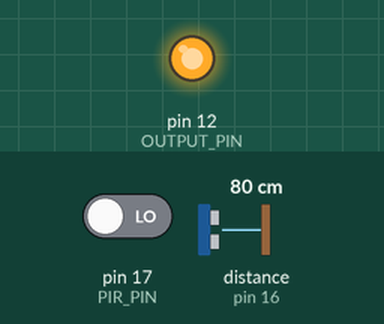
A sketch run on a simulated Arduino Uno, built with avr-gcc and run on an emulated ATmega328P. Parts: output pins drawn as LEDs (lit = HIGH). Wiring (inferred from the names in the program): ultrasonic range finder: trigger pin 4; echo pin 16. The inputs (shaded band) are chosen by the test bench; at power-on: distance to the obstacle (sensor on pin 16) 80 cm, pin 17 (PIR_PIN) LOW. The echo pulse lasts 58.3 µs per cm; pins used as bus, display or sensor lines are not drawn; what the sketch prints to the serial monitor is not drawn.

Above: at 1.2 s.
1.3 s: distance to the obstacle (sensor on pin 16) set to 2 cm
2.8 s: pin 17 (PIR_PIN) driven HIGH
At 3.9 s:
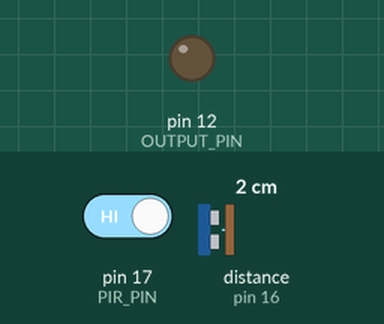
Timing chart, 0 to 10.8 s (numbered marks = the images above; inputs shaded):
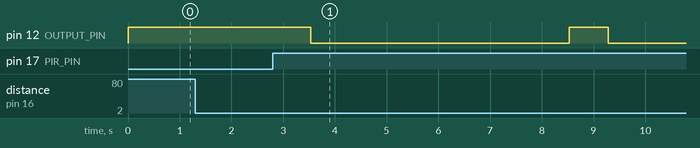

The sketch:

testkhoicanhbaovakhoicambien.ino
```cpp
#define TRIG_PIN     4
#define ECHO_PIN     16
#define PIR_PIN      17
#define OUTPUT_PIN   12

// Cấu hình
const unsigned long TIME_WINDOW = 10000; // 10 giây
const float MIN_DISTANCE = 0.0;
const float MAX_DISTANCE = 30.0;
const uint8_t TARGET_MOTIONS = 5;

// Biến trạng thái
uint8_t motionCount = 0;
bool objectInRange = false;
unsigned long windowStart = 0;

void setup() {
  Serial.begin(115200);

  pinMode(TRIG_PIN, OUTPUT);
  pinMode(ECHO_PIN, INPUT);
  pinMode(PIR_PIN, INPUT);
  pinMode(OUTPUT_PIN, OUTPUT);

  digitalWrite(OUTPUT_PIN, HIGH);
  digitalWrite(TRIG_PIN, LOW);
}

float measureDistance() {
  digitalWrite(TRIG_PIN, HIGH);
  delayMicroseconds(10);
  digitalWrite(TRIG_PIN, LOW);

  long duration = pulseIn(ECHO_PIN, HIGH, 30000);
  return duration * 0.034 / 2;
}

void activateOutput() {
  Serial.println("Kích hoạt OUTPUT");
  digitalWrite(OUTPUT_PIN, LOW);
  delay(5000);
  digitalWrite(OUTPUT_PIN, HIGH);
}

void resetCounter() {
  motionCount = 0;
  windowStart = 0;
  Serial.println("Reset bộ đếm");
}

void loop() {
  // Đo khoảng cách
  float distance = measureDistance();

  // Kiểm tra vật có trong vùng 0-30cm không
  bool nowInRange = (distance >= MIN_DISTANCE) && (distance <= MAX_DISTANCE);

  // Xử lý khi trạng thái thay đổi
  if (nowInRange && !objectInRange) {
    // Vật vừa vào vùng
    objectInRange = true;
    Serial.println("Vật vào vùng 0-30cm");
  }
  else if (!nowInRange && objectInRange) {
    // Vật vừa ra khỏi vùng
    objectInRange = false;
    resetCounter();
    Serial.println("Vật ra khỏi vùng");
  }

  // Chỉ xử lý PIR nếu vật trong vùng
  if (objectInRange) {
    if (digitalRead(PIR_PIN) == HIGH) {
      delay(50); // Debounce
      if (digitalRead(PIR_PIN) == HIGH) {
        // Lần đầu phát hiện -> bắt đầu đếm thời gian
        if (motionCount == 0) {
          windowStart = millis();
        }

        motionCount++;
        Serial.print("Đếm chuyển động: ");
        Serial.println(motionCount);

        // Kiểm tra đủ 5 lần
        if (motionCount >= TARGET_MOTIONS) {
          activateOutput();
          resetCounter();
        }
      }
    }

    // Kiểm tra timeout 10 giây
    if (motionCount > 0 && (millis() - windowStart >= TIME_WINDOW)) {
      resetCounter();
    }
  }

  delay(100);
}
```

Measured:
- after the input at 1.3 s, every drawn part: stays the same
- after the input at 2.8 s, pin 12 (OUTPUT_PIN): HIGH → LOW after 0.73 s, → HIGH 5.0 s later, → LOW 0.76 s later
